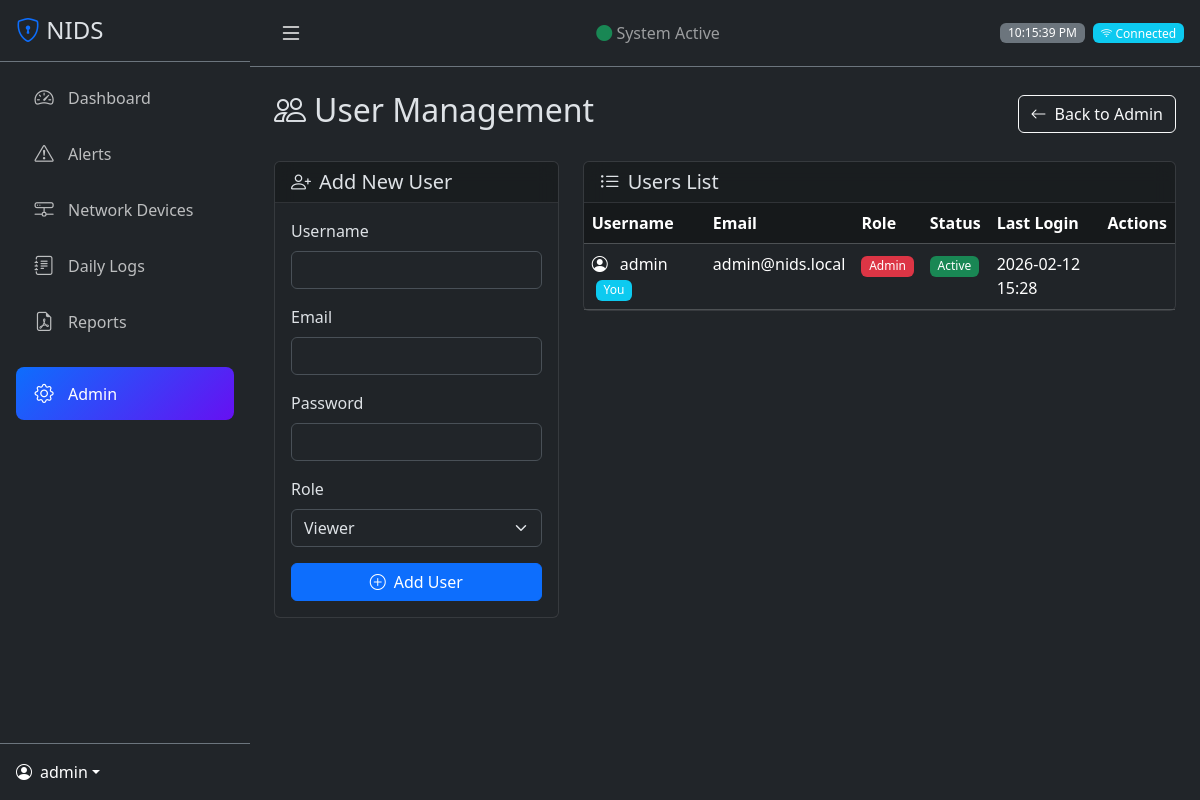
/admin/users (signed in), run on an earlier commit of the app's database.
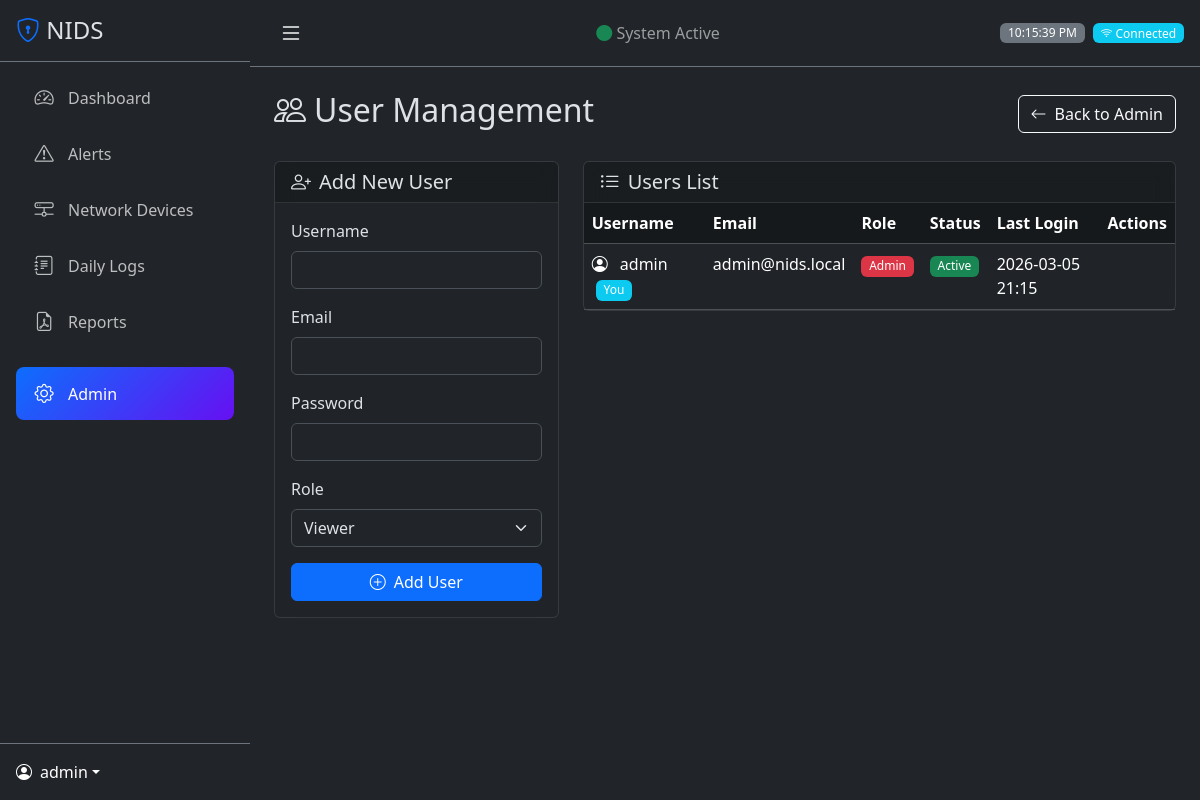
And on a later commit of the database.
### app/models/user.py (models this page shows, shortened)
class User(UserMixin, db.Model):
    __tablename__ = 'users'
    id = db.Column(db.Integer, primary_key=True)
    username = db.Column(db.String(80), unique=True, nullable=False)
    email = db.Column(db.String(120), unique=True, nullable=False)
    password_hash = db.Column(db.String(256), nullable=False)
    role = db.Column(db.String(20), nullable=False, default='viewer')  # admin or viewer
    created_at = db.Column(db.DateTime, default=datetime.utcnow)
    last_login = db.Column(db.DateTime)
    is_active = db.Column(db.Boolean, default=True)
    def is_admin(self):
        return self.role == 'admin'

### app/routes/admin.py (the view)
@admin_bp.route('/users')
@login_required
@admin_required
def users():
    users = User.query.all()
    return render_template('admin/users.html', users=users)

### app/models/user.py (called while the page is built)
@login_manager.user_loader
def load_user(user_id):
    return User.query.get(int(user_id))

### app/routes/admin.py (called while the page is built)
def admin_required(f):
    @wraps(f)
    def decorated_function(*args, **kwargs):
        if not current_user.is_authenticated or not current_user.is_admin():
            flash('Admin access required.', 'danger')
            return redirect(url_for('dashboard.index'))
        return f(*args, **kwargs)
    return decorated_function

### templates/admin/users.html (shortened to what the changed rows need)
{% extends "base.html" %}
{% block content %}
<div class="d-flex justify-content-between align-items-center mb-4">
    <h2><i class="bi bi-people me-2"></i>User Management</h2>
    <a href="{{ url_for('admin.index') }}" class="btn btn-outline-light">
        <i class="bi bi-arrow-left me-2"></i>Back to Admin
    </a>
</div>
<div class="row g-4">
    <div class="col-md-4">
        <div class="card">
            <div class="card-header">
                <h5 class="mb-0"><i class="bi bi-person-plus me-2"></i>Add New User</h5>
            </div>
            <div class="card-body">
                <form method="POST" action="{{ url_for('admin.add_user') }}">
                    <div class="mb-3">
                        <label class="form-label">Username</label>
                        <input type="text" name="username" class="form-control" required>
                    </div>
                    <div class="mb-3">
                        <label class="form-label">Email</label>
                        <input type="email" name="email" class="form-control" required>
                    </div>
                    <div class="mb-3">
                        <label class="form-label">Password</label>
                        <input type="password" name="password" class="form-control" required minlength="8">
                    </div>
                    <div class="mb-3">
                        <label class="form-label">Role</label>
                        <select name="role" class="form-select">
                            <option value="viewer">Viewer</option>
                        </select>
                    </div>
                    <button type="submit" class="btn btn-primary w-100">
                        <i class="bi bi-plus-circle me-2"></i>Add User
                    </button>
                </form>
            </div>
        </div>
    </div>
    <div class="col-md-8">
        <div class="card">
            <div class="card-header">
                <h5 class="mb-0"><i class="bi bi-list-ul me-2"></i>Users List</h5>
            </div>
            <div class="card-body p-0">
                <div class="table-responsive">
                    <table class="table table-dark table-hover mb-0">
                        <thead>
                            <tr>
                                <th>Username</th>
                                <th>Email</th>
                                <th>Role</th>
                                <th>Status</th>
                                <th>Last Login</th>
                                <th>Actions</th>
                            </tr>
                        </thead>
                        <tbody>
                            {% for user in users %}
                            <tr>
                                <td>
                                    <i class="bi bi-person-circle me-2"></i>
                                    {{ user.username }}
                                    {% if user.id == current_user.id %}
                                    <span class="badge bg-info ms-1">You</span>
                                    {% endif %}
                                </td>
                                <td>{{ user.email }}</td>
                                <td>
                                    {% if user.role == 'admin' %}
                                    <span class="badge bg-danger">Admin</span>
                                    {% else %}
                                    <span class="badge bg-secondary">Viewer</span>
                                    {% endif %}
                                </td>
                                <td>
                                    {% if user.is_active %}
                                    <span class="badge bg-success">Active</span>
                                    {% else %}
                                    <span class="badge bg-warning text-dark">Inactive</span>
                                    {% endif %}
                                </td>
                                <td>
                                    {% if user.last_login %}
                                    {{ user.last_login.strftime('%Y-%m-%d %H:%M') }}
                                    {% else %}
                                    Never
                                    {% endif %}
                                </td>
                                <td>
                                </td>
                            </tr>
                            {% endfor %}
                        </tbody>
                    </table>
                </div>
            </div>
        </div>
    </div>
</div>
{% endblock %}

### templates/base.html (shortened to what the changed rows need)
<!DOCTYPE html>
<html lang="en" data-bs-theme="dark">
<head>
    <link href="https://cdn.jsdelivr.net/npm/bootstrap@5.3.2/dist/css/bootstrap.min.css" rel="stylesheet">
    <link href="https://cdn.jsdelivr.net/npm/bootstrap-icons@1.11.1/font/bootstrap-icons.css" rel="stylesheet">
    <link rel="stylesheet" href="{{ url_for('static', filename='css/style.css') }}">
</head>
<body>
    {% if current_user.is_authenticated %}
    <div class="d-flex">
        <nav id="sidebar" class="sidebar bg-dark">
            <div class="sidebar-header p-3 border-bottom border-secondary">
                <h4 class="mb-0">
                    <i class="bi bi-shield-lock text-primary"></i>
                    <span class="sidebar-text">NIDS</span>
                </h4>
            </div>
            <ul class="nav flex-column p-2">
                <li class="nav-item">
                    <a class="nav-link {{ 'active' if request.endpoint == 'dashboard.index' }}" href="{{ url_for('dashboard.index') }}">
                        <i class="bi bi-speedometer2"></i>
                        <span class="sidebar-text">Dashboard</span>
                    </a>
                </li>
                <li class="nav-item">
                    <a class="nav-link {{ 'active' if 'alerts' in request.endpoint }}" href="{{ url_for('alerts.index') }}">
                        <i class="bi bi-exclamation-triangle"></i>
                        <span class="sidebar-text">Alerts</span>
                    </a>
                </li>
                <li class="nav-item">
                    <a class="nav-link {{ 'active' if 'devices' in request.endpoint }}" href="{{ url_for('devices.index') }}">
                        <i class="bi bi-hdd-network"></i>
                        <span class="sidebar-text">Network Devices</span>
                    </a>
                </li>
                <li class="nav-item">
                    <a class="nav-link {{ 'active' if 'logs' in request.endpoint }}" href="{{ url_for('logs.index') }}">
                        <i class="bi bi-journal-text"></i>
                        <span class="sidebar-text">Daily Logs</span>
                    </a>
                </li>
                <li class="nav-item">
                    <a class="nav-link {{ 'active' if 'reports' in request.endpoint }}" href="{{ url_for('reports.index') }}">
                        <i class="bi bi-file-earmark-pdf"></i>
                        <span class="sidebar-text">Reports</span>
                    </a>
                </li>
                {% if current_user.is_admin() %}
                <li class="nav-item mt-3">
                    <a class="nav-link {{ 'active' if 'admin' in request.endpoint }}" href="{{ url_for('admin.index') }}">
                        <i class="bi bi-gear"></i>
                        <span class="sidebar-text">Admin</span>
                    </a>
                </li>
                {% endif %}
            </ul>
            <div class="sidebar-footer p-3 mt-auto border-top border-secondary">
                <div class="dropdown">
                    <a href="#" class="d-flex align-items-center text-white text-decoration-none dropdown-toggle" data-bs-toggle="dropdown">
                        <i class="bi bi-person-circle me-2"></i>
                        <span class="sidebar-text">{{ current_user.username }}</span>
                    </a>
                </div>
            </div>
        </nav>
        <main class="main-content flex-grow-1">
            <nav class="navbar navbar-dark bg-dark border-bottom border-secondary px-3">
                <button class="btn btn-link text-white" id="sidebarToggle">
                    <i class="bi bi-list fs-4"></i>
                </button>
                <span class="navbar-text">
                    <span class="text-success"><i class="bi bi-circle-fill"></i></span>
                    System Active
                </span>
                <div class="d-flex align-items-center">
                    <span class="badge bg-secondary me-2" id="current-time"></span>
                    <span class="badge bg-info" id="connection-status">
                        <i class="bi bi-wifi"></i> Connected
                    </span>
                </div>
            </nav>
            <div class="container-fluid p-4">
                {% block content %}{% endblock %}
            </div>
        </main>
    </div>
    {% endif %}
</body>
</html>

What changed in the data, as far as the page shows it:
changed User "admin": last_login "2026-02-12 15:28" → "2026-03-05 21:15"
